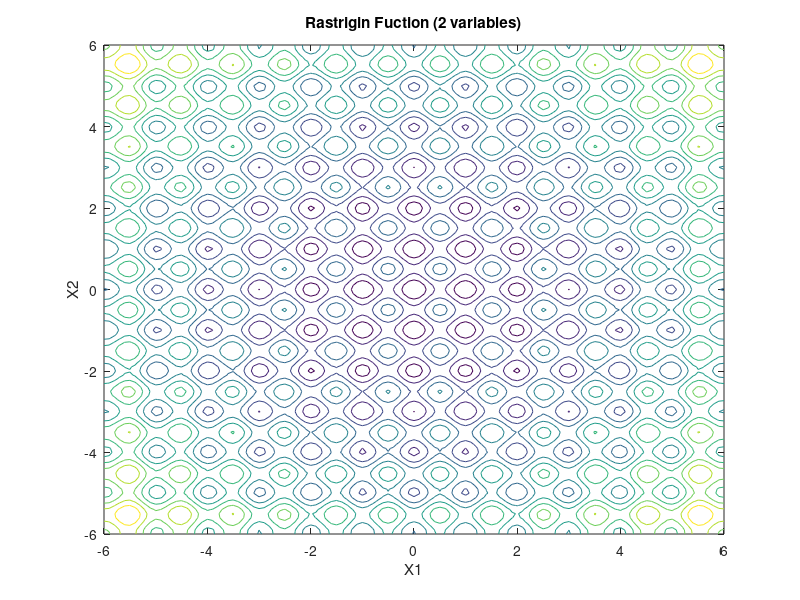

Write the MATLAB code that produced this figure.
function plot_rastrigin(x,y)
% definição da função Rastrigin (é uma função com vários minimos locais)
% a função recebe um x [numero de variaveis x 1] e retorna a avaliação da
% funcão
rastr_func = @(x)(10*size(x,1) + sum(x.^2 - 10*cos(x.*2*pi())));

if (nargin < 1)
    x = -6:0.1:6;
    y = -6:0.1:6;
    z = zeros(1,length(x));
    for i = 1:length(x)
        for j = 1:length(x)
            z(i,j) = rastr_func([x(i);y(j)]);
        end
    end
    
    figure(1)
    contour(x,y,z)
    hold on
    
elseif (nargin == 2)
    figure(1)
    plot(x,y,'-*','LineWidth', 2)
end

    title('Rastrigin Fuction (2 variables)')
    xlabel('X1');
    ylabel('X2');
end